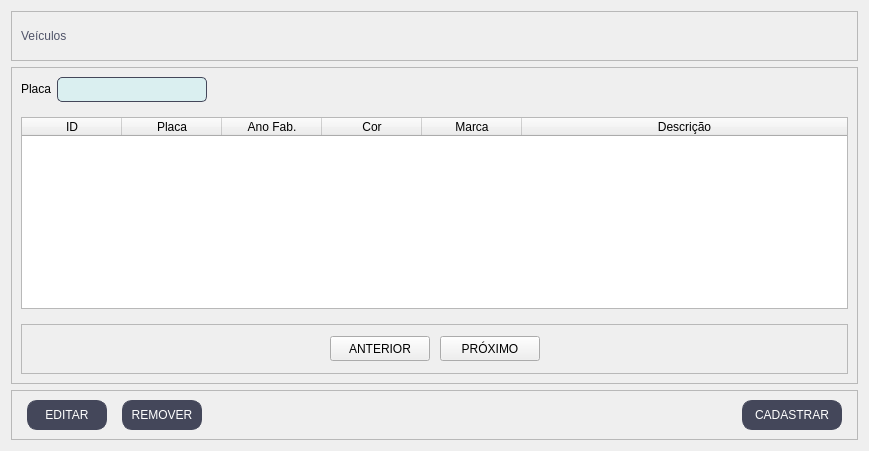
  <widget class="QWidget" name="car_page">
   <layout class="QVBoxLayout" name="verticalLayout_2">
    <item>
     <widget class="QFrame" name="frame_14">
      <property name="minimumSize">
       <size>
        <width>0</width>
        <height>50</height>
       </size>
      </property>
      <property name="maximumSize">
       <size>
        <width>16777215</width>
        <height>50</height>
       </size>
      </property>
      <property name="styleSheet">
       <string notr="true">
QLabel{
	font: 75 11pt &quot;Arial&quot;;
}</string>
      </property>
      <property name="frameShape">
       <enum>QFrame::StyledPanel</enum>
      </property>
      <property name="frameShadow">
       <enum>QFrame::Raised</enum>
      </property>
      <layout class="QHBoxLayout" name="horizontalLayout_11">
       <item>
        <widget class="QLabel" name="label">
         <property name="styleSheet">
          <string notr="true">QLabel{
	font: 87 12pt &quot;Arial Black&quot;;
	color: #4f5368;
}</string>
         </property>
         <property name="text">
          <string>Veículos</string>
         </property>
         <property name="alignment">
          <set>Qt::AlignLeading|Qt::AlignLeft|Qt::AlignVCenter</set>
         </property>
        </widget>
       </item>
      </layout>
     </widget>
    </item>
    <item>
     <widget class="QFrame" name="frame_17">
      <property name="styleSheet">
       <string notr="true">QLineEdit{
	border-radius: 5px;
	border: 0.5px solid #44475a;
	font:11pt &quot;MS Shell Dlg 2&quot;;
	padding: 1px;
	background-color: #DAEFF0;
}
QLabel{
	font: 75 11pt &quot;Arial&quot;;
}
QLineEdit:focus{
	border: 1.5px solid #44475a;
}</string>
      </property>
      <property name="frameShape">
       <enum>QFrame::StyledPanel</enum>
      </property>
      <property name="frameShadow">
       <enum>QFrame::Raised</enum>
      </property>
      <layout class="QFormLayout" name="formLayout">
       <property name="verticalSpacing">
        <number>15</number>
       </property>
       <item row="0" column="0">
        <widget class="QLabel" name="label_2">
         <property name="text">
          <string>Placa</string>
         </property>
        </widget>
       </item>
       <item row="0" column="1">
        <widget class="QLineEdit" name="buscar_veiculo">
         <property name="minimumSize">
          <size>
           <width>150</width>
           <height>25</height>
          </size>
         </property>
         <property name="maximumSize">
          <size>
           <width>150</width>
           <height>25</height>
          </size>
         </property>
         <property name="clearButtonEnabled">
          <bool>true</bool>
         </property>
        </widget>
       </item>
       <item row="1" column="0" colspan="2">
        <widget class="QTableWidget" name="tabela_veiculos">
         <property name="focusPolicy">
          <enum>Qt::ClickFocus</enum>
         </property>
         <property name="styleSheet">
          <string notr="true">font: 10pt &quot;Arial&quot;;</string>
         </property>
         <property name="editTriggers">
          <set>QAbstractItemView::NoEditTriggers</set>
         </property>
         <property name="alternatingRowColors">
          <bool>true</bool>
         </property>
         <property name="selectionMode">
          <enum>QAbstractItemView::SingleSelection</enum>
         </property>
         <property name="selectionBehavior">
          <enum>QAbstractItemView::SelectRows</enum>
         </property>
         <attribute name="horizontalHeaderStretchLastSection">
          <bool>true</bool>
         </attribute>
         <attribute name="verticalHeaderVisible">
          <bool>false</bool>
         </attribute>
         <attribute name="verticalHeaderHighlightSections">
          <bool>true</bool>
         </attribute>
         <column>
          <property name="text">
           <string>ID</string>
          </property>
         </column>
         <column>
          <property name="text">
           <string>Placa</string>
          </property>
         </column>
         <column>
          <property name="text">
           <string>Ano Fab.</string>
          </property>
         </column>
         <column>
          <property name="text">
           <string>Cor</string>
          </property>
         </column>
         <column>
          <property name="text">
           <string>Marca</string>
          </property>
         </column>
         <column>
          <property name="text">
           <string>Descrição</string>
          </property>
         </column>
        </widget>
       </item>
       <item row="2" column="0" colspan="2">
        <widget class="QFrame" name="frame_26">
         <property name="minimumSize">
          <size>
           <width>50</width>
           <height>50</height>
          </size>
         </property>
         <property name="frameShape">
          <enum>QFrame::StyledPanel</enum>
         </property>
         <property name="frameShadow">
          <enum>QFrame::Raised</enum>
         </property>
         <layout class="QHBoxLayout" name="horizontalLayout_20">
          <property name="spacing">
           <number>10</number>
          </property>
          <item>
           <spacer name="horizontalSpacer_20">
            <property name="orientation">
             <enum>Qt::Horizontal</enum>
            </property>
            <property name="sizeHint" stdset="0">
             <size>
              <width>40</width>
              <height>20</height>
             </size>
            </property>
           </spacer>
          </item>
          <item>
           <widget class="QPushButton" name="botao_v_anterior">
            <property name="enabled">
             <bool>true</bool>
            </property>
            <property name="minimumSize">
             <size>
              <width>100</width>
              <height>25</height>
             </size>
            </property>
            <property name="maximumSize">
             <size>
              <width>100</width>
              <height>25</height>
             </size>
            </property>
            <property name="text">
             <string>ANTERIOR</string>
            </property>
           </widget>
          </item>
          <item>
           <widget class="QPushButton" name="botao_v_proximo">
            <property name="enabled">
             <bool>true</bool>
            </property>
            <property name="minimumSize">
             <size>
              <width>100</width>
              <height>25</height>
             </size>
            </property>
            <property name="maximumSize">
             <size>
              <width>100</width>
              <height>25</height>
             </size>
            </property>
            <property name="text">
             <string>PRÓXIMO</string>
            </property>
           </widget>
          </item>
          <item>
           <spacer name="horizontalSpacer_21">
            <property name="orientation">
             <enum>Qt::Horizontal</enum>
            </property>
            <property name="sizeHint" stdset="0">
             <size>
              <width>40</width>
              <height>20</height>
             </size>
            </property>
           </spacer>
          </item>
         </layout>
        </widget>
       </item>
      </layout>
     </widget>
    </item>
    <item>
     <widget class="QFrame" name="frame_25">
      <property name="minimumSize">
       <size>
        <width>0</width>
        <height>50</height>
       </size>
      </property>
      <property name="maximumSize">
       <size>
        <width>16777215</width>
        <height>50</height>
       </size>
      </property>
      <property name="styleSheet">
       <string notr="true">QPushButton{
	font: 87 8pt &quot;Arial Black&quot;;
	border: 0.5px solid #44475a;
	border-radius: 10px;
	color: rgb(255, 255, 255);
	background-color: #44475a;
}
QPushButton:hover{
	background-color: #4f5368;
}
QPushButton:disabled{
	background-color: #d3d3d3;
}</string>
      </property>
      <property name="frameShape">
       <enum>QFrame::StyledPanel</enum>
      </property>
      <property name="frameShadow">
       <enum>QFrame::Raised</enum>
      </property>
      <layout class="QHBoxLayout" name="horizontalLayout_4">
       <property name="spacing">
        <number>15</number>
       </property>
       <property name="leftMargin">
        <number>15</number>
       </property>
       <property name="rightMargin">
        <number>15</number>
       </property>
       <item>
        <widget class="QPushButton" name="v_botao_editar">
         <property name="minimumSize">
          <size>
           <width>80</width>
           <height>30</height>
          </size>
         </property>
         <property name="maximumSize">
          <size>
           <width>80</width>
           <height>30</height>
          </size>
         </property>
         <property name="styleSheet">
          <string notr="true"/>
         </property>
         <property name="text">
          <string>EDITAR</string>
         </property>
        </widget>
       </item>
       <item>
        <widget class="QPushButton" name="v_botao_remover">
         <property name="minimumSize">
          <size>
           <width>80</width>
           <height>30</height>
          </size>
         </property>
         <property name="maximumSize">
          <size>
           <width>80</width>
           <height>30</height>
          </size>
         </property>
         <property name="styleSheet">
          <string notr="true"/>
         </property>
         <property name="text">
          <string>REMOVER</string>
         </property>
        </widget>
       </item>
       <item>
        <spacer name="horizontalSpacer_3">
         <property name="orientation">
          <enum>Qt::Horizontal</enum>
         </property>
         <property name="sizeHint" stdset="0">
          <size>
           <width>525</width>
           <height>27</height>
          </size>
         </property>
        </spacer>
       </item>
       <item>
        <widget class="QPushButton" name="v_botao_cadastrar">
         <property name="minimumSize">
          <size>
           <width>100</width>
           <height>30</height>
          </size>
         </property>
         <property name="maximumSize">
          <size>
           <width>100</width>
           <height>30</height>
          </size>
         </property>
         <property name="styleSheet">
          <string notr="true"/>
         </property>
         <property name="text">
          <string>CADASTRAR</string>
         </property>
        </widget>
       </item>
      </layout>
     </widget>
    </item>
   </layout>
  </widget>
